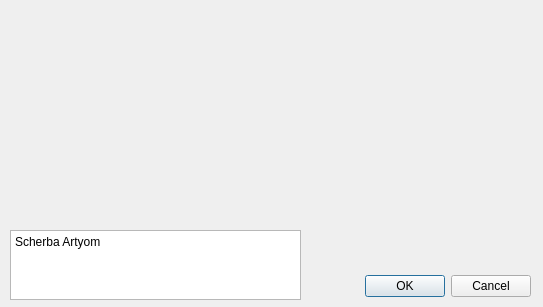
<?xml version="1.0" encoding="UTF-8"?>
<ui version="4.0">
 <class>Autor</class>
 <widget class="QDialog" name="Autor">
  <property name="geometry">
   <rect>
    <x>0</x>
    <y>0</y>
    <width>543</width>
    <height>307</height>
   </rect>
  </property>
  <property name="windowTitle">
   <string>About authors</string>
  </property>
  <widget class="QDialogButtonBox" name="buttonBox">
   <property name="geometry">
    <rect>
     <x>360</x>
     <y>270</y>
     <width>171</width>
     <height>32</height>
    </rect>
   </property>
   <property name="orientation">
    <enum>Qt::Horizontal</enum>
   </property>
   <property name="standardButtons">
    <set>QDialogButtonBox::Cancel|QDialogButtonBox::Ok</set>
   </property>
  </widget>
  <widget class="QLabel" name="label">
   <property name="geometry">
    <rect>
     <x>10</x>
     <y>10</y>
     <width>421</width>
     <height>211</height>
    </rect>
   </property>
   <property name="text">
    <string/>
   </property>
   <property name="textFormat">
    <enum>Qt::AutoText</enum>
   </property>
   <property name="pixmap">
    <pixmap>../../../Изображения/Без имени.png</pixmap>
   </property>
   <property name="scaledContents">
    <bool>true</bool>
   </property>
  </widget>
  <widget class="QTextEdit" name="textEdit">
   <property name="geometry">
    <rect>
     <x>10</x>
     <y>230</y>
     <width>291</width>
     <height>70</height>
    </rect>
   </property>
   <property name="whatsThis">
    <string>&lt;html&gt;&lt;head/&gt;&lt;body&gt;&lt;p&gt;Scherba Artyom&lt;/p&gt;&lt;/body&gt;&lt;/html&gt;</string>
   </property>
   <property name="html">
    <string>&lt;!DOCTYPE HTML PUBLIC &quot;-//W3C//DTD HTML 4.0//EN&quot; &quot;http://www.w3.org/TR/REC-html40/strict.dtd&quot;&gt;
&lt;html&gt;&lt;head&gt;&lt;meta name=&quot;qrichtext&quot; content=&quot;1&quot; /&gt;&lt;style type=&quot;text/css&quot;&gt;
p, li { white-space: pre-wrap; }
&lt;/style&gt;&lt;/head&gt;&lt;body style=&quot; font-family:'Noto Sans'; font-size:9pt; font-weight:400; font-style:normal;&quot;&gt;
&lt;p style=&quot; margin-top:0px; margin-bottom:0px; margin-left:0px; margin-right:0px; -qt-block-indent:0; text-indent:0px;&quot;&gt;Scherba Artyom&lt;/p&gt;
&lt;p style=&quot;-qt-paragraph-type:empty; margin-top:0px; margin-bottom:0px; margin-left:0px; margin-right:0px; -qt-block-indent:0; text-indent:0px;&quot;&gt;&lt;br /&gt;&lt;/p&gt;&lt;/body&gt;&lt;/html&gt;</string>
   </property>
  </widget>
 </widget>
 <resources/>
 <connections>
  <connection>
   <sender>buttonBox</sender>
   <signal>accepted()</signal>
   <receiver>Autor</receiver>
   <slot>accept()</slot>
   <hints>
    <hint type="sourcelabel">
     <x>248</x>
     <y>254</y>
    </hint>
    <hint type="destinationlabel">
     <x>157</x>
     <y>274</y>
    </hint>
   </hints>
  </connection>
  <connection>
   <sender>buttonBox</sender>
   <signal>rejected()</signal>
   <receiver>Autor</receiver>
   <slot>reject()</slot>
   <hints>
    <hint type="sourcelabel">
     <x>316</x>
     <y>260</y>
    </hint>
    <hint type="destinationlabel">
     <x>286</x>
     <y>274</y>
    </hint>
   </hints>
  </connection>
 </connections>
</ui>
